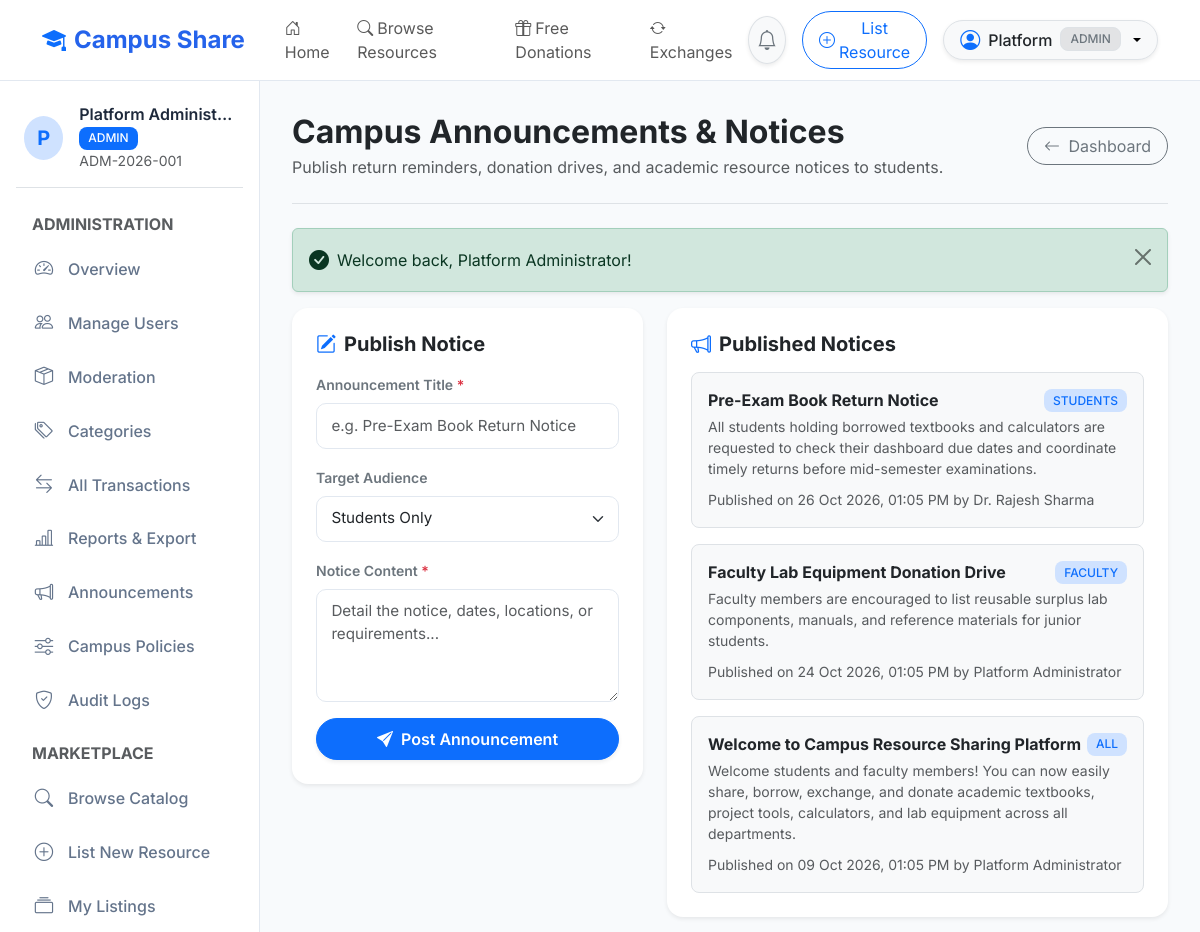
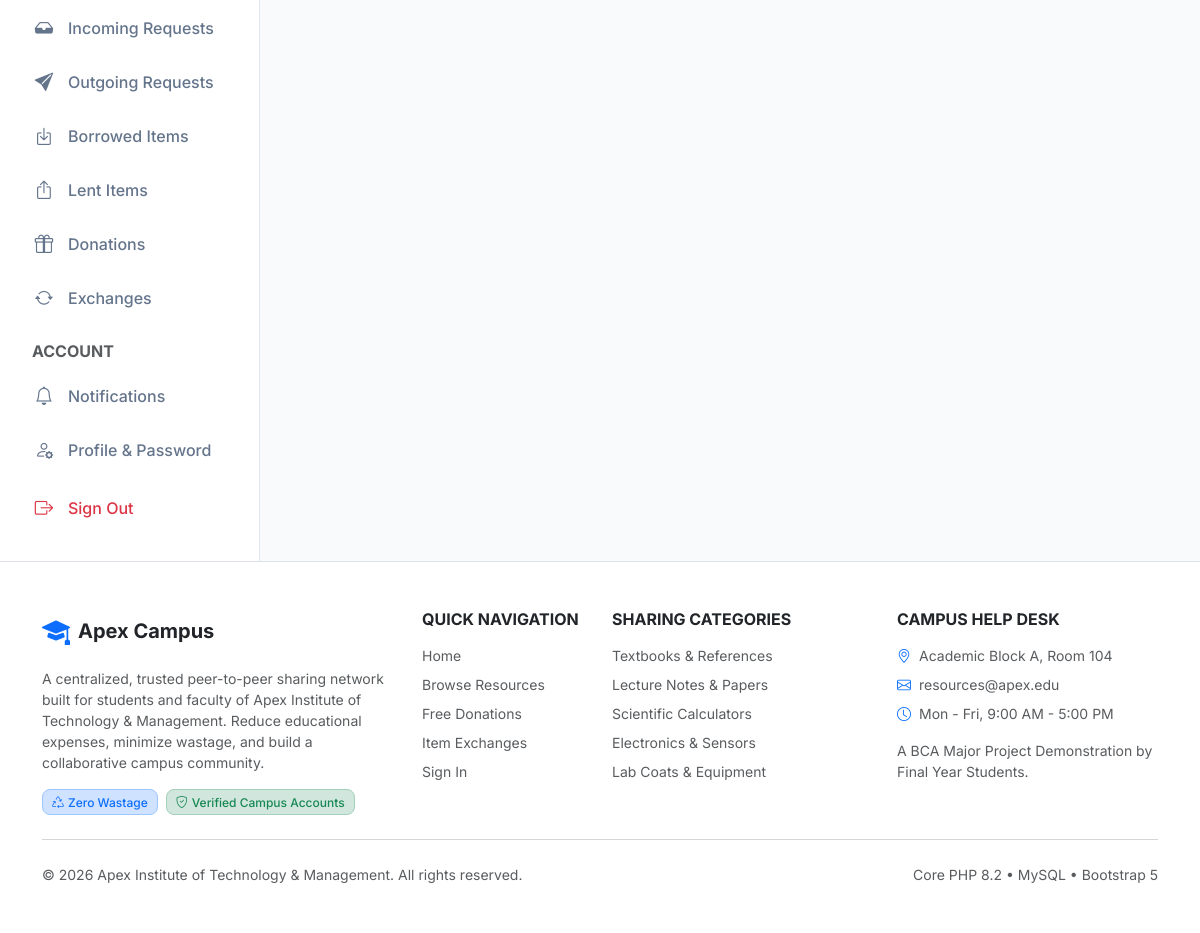
/faculty/announcements.php (signed in), run on the app's committed database (2 pictures, top to bottom).
### tables this page shows
CREATE TABLE `users` (
    `id` INT AUTO_INCREMENT PRIMARY KEY,
    `full_name` VARCHAR(100) NOT NULL,
    `email` VARCHAR(150) NOT NULL UNIQUE,
    `password_hash` VARCHAR(255) NOT NULL,
    `institution_id` VARCHAR(50) NOT NULL UNIQUE,
    `department_id` INT NULL,
    `role` ENUM('student', 'faculty', 'admin') NOT NULL DEFAULT 'student',
    `course` VARCHAR(100) NULL,
    `semester` INT NULL,
    `designation` VARCHAR(100) NULL,
    `phone` VARCHAR(30) NULL,
    `profile_image` VARCHAR(255) NULL,
    `account_status` ENUM('active', 'suspended', 'pending') NOT NULL DEFAULT 'active',
    `created_at` TIMESTAMP DEFAULT CURRENT_TIMESTAMP,
    `updated_at` TIMESTAMP DEFAULT CURRENT_TIMESTAMP ON UPDATE CURRENT_TIMESTAMP,
    INDEX `idx_users_role` (`role`),
    INDEX `idx_users_status` (`account_status`),
    CONSTRAINT `fk_users_department` FOREIGN KEY (`department_id`) REFERENCES `departments`(`id`) ON DELETE SET NULL
);

CREATE TABLE `announcements` (
    `id` INT AUTO_INCREMENT PRIMARY KEY,
    `title` VARCHAR(200) NOT NULL,
    `content` TEXT NOT NULL,
    `created_by` INT NOT NULL,
    `audience` ENUM('all', 'students', 'faculty') NOT NULL DEFAULT 'all',
    `published_at` DATETIME DEFAULT CURRENT_TIMESTAMP,
    `status` ENUM('published', 'draft', 'archived') NOT NULL DEFAULT 'published',
    `created_at` TIMESTAMP DEFAULT CURRENT_TIMESTAMP,
    INDEX `idx_ann_status` (`status`),
    INDEX `idx_ann_audience` (`audience`),
    CONSTRAINT `fk_ann_creator` FOREIGN KEY (`created_by`) REFERENCES `users`(`id`) ON DELETE RESTRICT
);

### includes/auth.php (called while the page is built, shortened)
<?php
function is_logged_in(): bool {
    return !empty($_SESSION['user_id']) && !empty($_SESSION['user_role']);
}
function current_user(bool $refresh = false): ?array {
    static $cachedUser = null;
    if ($cachedUser !== null && !$refresh) {
        return $cachedUser;
    }
    try {
        $pdo = Database::getConnection();
        $stmt = $pdo->prepare("
            SELECT u.*, d.department_name, d.department_code
            FROM users u
            LEFT JOIN departments d ON u.department_id = d.id
            WHERE u.id = ?
        ");
        $stmt->execute([$_SESSION['user_id']]);
        $user = $stmt->fetch();
        if ($user && $user['account_status'] === 'active') {
            $cachedUser = $user;
            return $user;
        } else {
            logout_user();
            return null;
        }
    } catch (Exception $e) {
        error_log("Failed to fetch current user: " . $e->getMessage());
        return null;
    }
}
function require_auth(): void {
    $user = current_user();
}
function require_role(array|string $roles): void {
    require_auth();
}

### faculty/announcements.php (the view, shortened to what this page needs)
<?php
require_role(['faculty', 'admin']);
$user = current_user();
$pdo = Database::getConnection();
$announcements = $pdo->prepare("
    SELECT a.*, u.full_name as author_name
    FROM announcements a
    JOIN users u ON a.created_by = u.id
    WHERE a.created_by = ? OR ? = 'admin'
    ORDER BY a.created_at DESC
");
$announcements->execute([$user['id'], $user['role']]);
$myAnnouncements = $announcements->fetchAll();
require_once BASE_PATH . '/includes/header.php';
?>
<div class="dashboard-layout">
    <?php require_once BASE_PATH . '/includes/sidebar.php'; ?>
    <main class="dashboard-content">
        <div class="d-flex justify-content-between align-items-center pb-4 mb-4 border-bottom">
            <div>
                <h2 class="fw-bold text-dark mb-1">Campus Announcements & Notices</h2>
                <p class="text-muted mb-0">Publish return reminders, donation drives, and academic resource notices to students.</p>
            </div>
            <a href="<?= APP_URL ?>/faculty/dashboard.php" class="btn btn-outline-secondary rounded-pill px-3">
                <i class="bi bi-arrow-left me-1"></i> Dashboard
            </a>
        </div>
        <?= display_flash_alerts() ?>
        <div class="row g-4">
            <div class="col-lg-5">
                <div class="card border-0 rounded-4 shadow-sm bg-white p-4">
                    <h5 class="fw-bold text-dark mb-3"><i class="bi bi-pencil-square text-primary me-2"></i>Publish Notice</h5>
                    <form method="POST" action="<?= APP_URL ?>/faculty/announcements.php">
                        <div class="mb-3">
                            <label class="form-label small fw-semibold text-secondary">Announcement Title <span class="text-danger">*</span></label>
                            <input type="text" class="form-control" name="title" placeholder="e.g. Pre-Exam Book Return Notice" required>
                        </div>
                        <div class="mb-3">
                            <label class="form-label small fw-semibold text-secondary">Target Audience</label>
                            <select class="form-select" name="audience">
                                <option value="students" selected>Students Only</option>
                            </select>
                        </div>
                        <div class="mb-3">
                            <label class="form-label small fw-semibold text-secondary">Notice Content <span class="text-danger">*</span></label>
                            <textarea class="form-control" name="content" rows="4" placeholder="Detail the notice, dates, locations, or requirements..." required></textarea>
                        </div>
                        <div class="d-grid">
                            <button type="submit" class="btn btn-primary rounded-pill py-2 fw-semibold shadow-sm">
                                <i class="bi bi-send-fill me-1"></i> Post Announcement
                            </button>
                        </div>
                    </form>
                </div>
            </div>
            <div class="col-lg-7">
                <div class="card border-0 rounded-4 shadow-sm bg-white p-4">
                    <h5 class="fw-bold text-dark mb-3"><i class="bi bi-megaphone text-primary me-2"></i>Published Notices</h5>
                    <?php if (empty($myAnnouncements)): ?>
                        <div class="text-center py-4 text-muted">
                            <p class="small mb-0">No announcements posted yet.</p>
                        </div>
                    <?php else: ?>
                        <div class="d-flex flex-column gap-3">
                            <?php foreach ($myAnnouncements as $ann): ?>
                                <div class="p-3 bg-light rounded-3 border">
                                    <div class="d-flex justify-content-between align-items-center mb-1">
                                        <h6 class="fw-bold text-dark mb-0"><?= e($ann['title']) ?></h6>
                                        <span class="badge bg-primary-subtle text-primary text-xs text-uppercase"><?= e($ann['audience']) ?></span>
                                    </div>
                                    <p class="small text-muted mb-2"><?= nl2br(e($ann['content'])) ?></p>
                                    <small class="text-xs text-muted">Published on <?= format_datetime($ann['published_at']) ?> by <?= e($ann['author_name']) ?></small>
                                </div>
                            <?php endforeach; ?>
                        </div>
                    <?php endif; ?>
                </div>
            </div>
        </div>
    </main>
</div>
<?php require_once BASE_PATH . '/includes/footer.php'; ?>

### includes/navbar.php (shortened to what this page needs)
<?php
$currentUser = is_logged_in() ? current_user() : null;
?>
<nav class="navbar navbar-expand-lg navbar-custom sticky-top py-2">
    <div class="container">
        <a class="navbar-brand fs-4" href="<?= APP_URL ?>/index.php">
            <i class="bi bi-mortarboard-fill text-primary"></i>
            <span>Campus Share</span>
        </a>
        <div class="collapse navbar-collapse" id="navbarMain">
            <ul class="navbar-nav me-auto mb-2 mb-lg-0 ms-lg-3">
                <li class="nav-item">
                    <a class="nav-link <?= (basename($_SERVER['PHP_SELF']) == 'index.php') ? 'active fw-semibold' : '' ?>" href="<?= APP_URL ?>/index.php">
                        <i class="bi bi-house-door me-1"></i>Home
                    </a>
                </li>
                <li class="nav-item">
                    <a class="nav-link <?= (basename($_SERVER['PHP_SELF']) == 'browse_resources.php') ? 'active fw-semibold' : '' ?>" href="<?= APP_URL ?>/student/browse_resources.php">
                        <i class="bi bi-search me-1"></i>Browse Resources
                    </a>
                </li>
                <li class="nav-item">
                    <a class="nav-link <?= (basename($_SERVER['PHP_SELF']) == 'donations.php') ? 'active fw-semibold' : '' ?>" href="<?= APP_URL ?>/student/donations.php">
                        <i class="bi bi-gift me-1"></i>Free Donations
                    </a>
                </li>
                <li class="nav-item">
                    <a class="nav-link <?= (basename($_SERVER['PHP_SELF']) == 'exchanges.php') ? 'active fw-semibold' : '' ?>" href="<?= APP_URL ?>/student/exchanges.php">
                        <i class="bi bi-arrow-repeat me-1"></i>Exchanges
                    </a>
                </li>
            </ul>
            <div class="d-flex align-items-center gap-3">
                <?php if ($currentUser): ?>
                    <a href="<?= APP_URL ?>/student/notifications.php" class="btn btn-light position-relative rounded-circle border shadow-sm p-2" title="Notifications">
                        <i class="bi bi-bell text-secondary fs-5"></i>
                    </a>
                    <a href="<?= APP_URL ?>/student/add_resource.php" class="btn btn-outline-primary rounded-pill px-3 py-1 text-sm d-none d-sm-inline-flex align-items-center gap-1">
                        <i class="bi bi-plus-circle"></i>
                        <span>List Resource</span>
                    </a>
                    <div class="dropdown">
                        <button class="btn btn-light dropdown-toggle border rounded-pill d-flex align-items-center gap-2 py-1 px-3 shadow-sm" type="button" data-bs-toggle="dropdown" aria-expanded="false">
                            <i class="bi bi-person-circle fs-5 text-primary"></i>
                            <span class="fw-medium text-dark"><?= e(explode(' ', $currentUser['full_name'])[0]) ?></span>
                            <span class="badge bg-secondary-subtle text-secondary border text-xs"><?= strtoupper($currentUser['role']) ?></span>
                        </button>
                    </div>
                <?php else: ?>
                    <a href="<?= APP_URL ?>/login.php" class="btn btn-outline-primary rounded-pill px-4">Sign In</a>
                    <a href="<?= APP_URL ?>/register.php" class="btn btn-primary rounded-pill px-4">Register</a>
                <?php endif; ?>
            </div>
        </div>
    </div>
</nav>

### includes/sidebar.php (shortened to what this page needs)
<?php
$user = current_user();
$role = $user['role'];
$currentScript = basename($_SERVER['PHP_SELF']);
$currentDir = basename(dirname($_SERVER['PHP_SELF']));
?>
<aside class="dashboard-sidebar">
    <div class="d-flex align-items-center gap-3 mb-4 pb-3 border-bottom px-2">
        <div class="rounded-circle bg-primary-subtle text-primary d-flex align-items-center justify-content-center fw-bold fs-5" style="width: 44px; height: 44px;">
            <?= strtoupper(substr($user['full_name'], 0, 1)) ?>
        </div>
        <div class="overflow-hidden">
            <h6 class="mb-0 text-truncate fw-semibold"><?= e($user['full_name']) ?></h6>
            <span class="badge bg-primary text-white text-xs text-uppercase"><?= e($user['role']) ?></span>
            <small class="d-block text-muted text-xs text-truncate"><?= e($user['institution_id']) ?></small>
        </div>
    </div>
    <nav class="sidebar-nav">
        <?php if ($role === 'admin'): ?>
            <div class="text-xs text-uppercase text-muted fw-bold px-3 mb-2">Administration</div>
            <a href="<?= APP_URL ?>/admin/dashboard.php" class="nav-link <?= ($currentScript == 'dashboard.php' && $currentDir == 'admin') ? 'active' : '' ?>">
                <i class="bi bi-speedometer2"></i> Overview
            </a>
            <a href="<?= APP_URL ?>/admin/users.php" class="nav-link <?= ($currentScript == 'users.php') ? 'active' : '' ?>">
                <i class="bi bi-people"></i> Manage Users
            </a>
            <a href="<?= APP_URL ?>/admin/resources.php" class="nav-link <?= ($currentScript == 'resources.php' && $currentDir == 'admin') ? 'active' : '' ?>">
                <i class="bi bi-box-seam"></i> Moderation
            </a>
            <a href="<?= APP_URL ?>/admin/categories.php" class="nav-link <?= ($currentScript == 'categories.php') ? 'active' : '' ?>">
                <i class="bi bi-tags"></i> Categories
            </a>
            <a href="<?= APP_URL ?>/admin/transactions.php" class="nav-link <?= ($currentScript == 'transactions.php') ? 'active' : '' ?>">
                <i class="bi bi-arrow-left-right"></i> All Transactions
            </a>
            <a href="<?= APP_URL ?>/admin/reports.php" class="nav-link <?= ($currentScript == 'reports.php') ? 'active' : '' ?>">
                <i class="bi bi-bar-chart-line"></i> Reports & Export
            </a>
            <a href="<?= APP_URL ?>/admin/announcements.php" class="nav-link <?= ($currentScript == 'announcements.php' && $currentDir == 'admin') ? 'active' : '' ?>">
                <i class="bi bi-megaphone"></i> Announcements
            </a>
            <a href="<?= APP_URL ?>/admin/settings.php" class="nav-link <?= ($currentScript == 'settings.php') ? 'active' : '' ?>">
                <i class="bi bi-sliders"></i> Campus Policies
            </a>
            <a href="<?= APP_URL ?>/admin/audit_logs.php" class="nav-link <?= ($currentScript == 'audit_logs.php') ? 'active' : '' ?>">
                <i class="bi bi-shield-check"></i> Audit Logs
            </a>
            <div class="text-xs text-uppercase text-muted fw-bold px-3 mt-3 mb-2">Marketplace</div>
        <?php endif; ?>
        <a href="<?= APP_URL ?>/student/browse_resources.php" class="nav-link <?= ($currentScript == 'browse_resources.php') ? 'active' : '' ?>">
            <i class="bi bi-search"></i> Browse Catalog
        </a>
        <a href="<?= APP_URL ?>/student/add_resource.php" class="nav-link <?= ($currentScript == 'add_resource.php') ? 'active' : '' ?>">
            <i class="bi bi-plus-circle"></i> List New Resource
        </a>
        <a href="<?= APP_URL ?>/student/my_resources.php" class="nav-link <?= ($currentScript == 'my_resources.php') ? 'active' : '' ?>">
            <i class="bi bi-collection"></i> My Listings
        </a>
        <a href="<?= APP_URL ?>/student/lending_requests.php" class="nav-link <?= ($currentScript == 'lending_requests.php') ? 'active' : '' ?>">
            <i class="bi bi-inbox-fill"></i> Incoming Requests
        </a>
        <a href="<?= APP_URL ?>/student/my_requests.php" class="nav-link <?= ($currentScript == 'my_requests.php') ? 'active' : '' ?>">
            <i class="bi bi-send-fill"></i> Outgoing Requests
        </a>
        <a href="<?= APP_URL ?>/student/borrowed_items.php" class="nav-link <?= ($currentScript == 'borrowed_items.php') ? 'active' : '' ?>">
            <i class="bi bi-box-arrow-in-down"></i> Borrowed Items
        </a>
        <a href="<?= APP_URL ?>/student/lent_items.php" class="nav-link <?= ($currentScript == 'lent_items.php') ? 'active' : '' ?>">
            <i class="bi bi-box-arrow-up"></i> Lent Items
        </a>
        <a href="<?= APP_URL ?>/student/donations.php" class="nav-link <?= ($currentScript == 'donations.php') ? 'active' : '' ?>">
            <i class="bi bi-gift"></i> Donations
        </a>
        <a href="<?= APP_URL ?>/student/exchanges.php" class="nav-link <?= ($currentScript == 'exchanges.php') ? 'active' : '' ?>">
            <i class="bi bi-arrow-repeat"></i> Exchanges
        </a>
        <div class="text-xs text-uppercase text-muted fw-bold px-3 mt-3 mb-2">Account</div>
        <a href="<?= APP_URL ?>/student/notifications.php" class="nav-link <?= ($currentScript == 'notifications.php') ? 'active' : '' ?>">
            <i class="bi bi-bell"></i> Notifications
        </a>
        <a href="<?= APP_URL ?>/student/profile.php" class="nav-link <?= ($currentScript == 'profile.php') ? 'active' : '' ?>">
            <i class="bi bi-person-gear"></i> Profile & Password
        </a>
        <a href="<?= APP_URL ?>/logout.php" class="nav-link text-danger mt-2">
            <i class="bi bi-box-arrow-right"></i> Sign Out
        </a>
    </nav>
</aside>

### data on the page
users: full_name "Platform", role "ADMIN", full_name "P", full_name "Platform Administ…", institution "ADM-2026-001"
announcements: title "Pre-Exam Book Return Notice", audience "STUDENTS", content "All students holding borrowed textbooks and calculators are requested to check their dashboard due dates and coordinate timely returns before mid-semester examinations.", published_at "26 Oct 2026, 01:05 PM", created_by.full_name "Dr. Rajesh Sharma"
announcements: title "Faculty Lab Equipment Donation Drive", audience "FACULTY", content "Faculty members are encouraged to list reusable surplus lab components, manuals, and reference materials for junior students.", published_at "24 Oct 2026, 01:05 PM", created_by.full_name "Platform Administrator"
announcements: title "Welcome to Campus Resource Sharing Platform", audience "ALL", content "Welcome students and faculty members! You can now easily share, borrow, exchange, and donate academic textbooks, project tools, calculators, and lab equipment across all departments.", published_at "09 Oct 2026, 01:05 PM", created_by.full_name "Platform Administrator"

### other printed values
$msg "Welcome back, Platform Administrator!"
APP_NAME "Apex Campus"
INSTITUTION_NAME "Apex Institute of Technology & Management"
get_setting('campus_help_desk', 'Academic Block A, Room 104') "Academic Block A, Room 104"
get_setting('campus_contact_email', 'resources@apex.edu') "resources@apex.edu"
